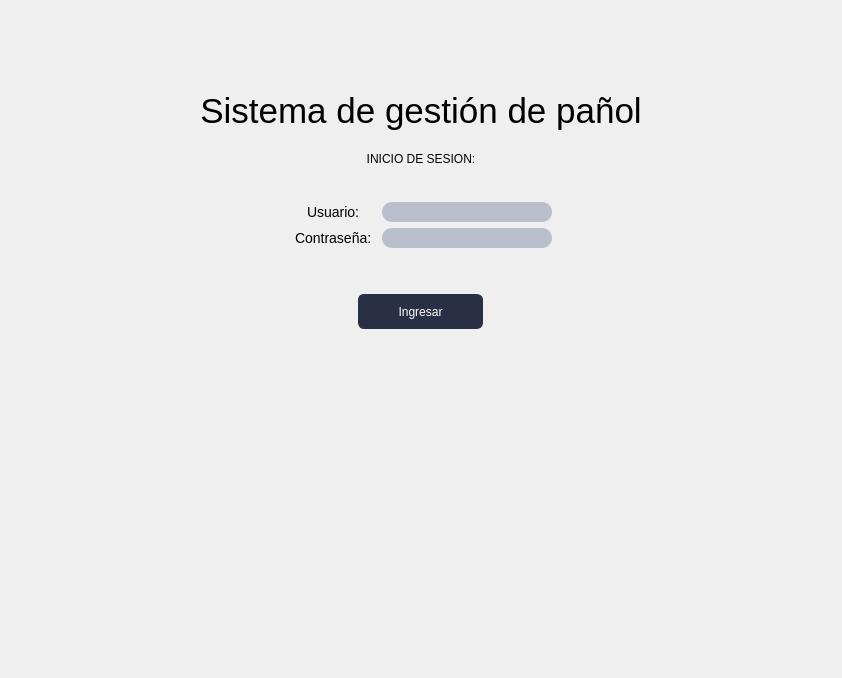
<?xml version="1.0" encoding="UTF-8"?>
<ui version="4.0">
 <class>Inicio</class>
 <widget class="QWidget" name="Inicio">
  <property name="geometry">
   <rect>
    <x>0</x>
    <y>0</y>
    <width>842</width>
    <height>678</height>
   </rect>
  </property>
  <property name="windowTitle">
   <string>Form</string>
  </property>
  <property name="styleSheet">
   <string notr="true">*{
    font-family: 'Oswald', sans-serif;
    font-weight: 400;
}

QMenuBar{
    background-color: #293045;
    padding: 0;    
    font-size: 14px;
    color:white;
}

QMenuBar:item{
    padding: 17px;
    border-radius: 10px;

}

QMenuBar:item:selected{
    background-color: #768AC5;
    color:black;
    border-radius: 5px;
    margin: 10px;
    
    

}

QMenu{
    background-color: #293045;

    color: white;
}

QMenu:item{
    padding: 5px;
    border-radius: 5px;
}

QMenu:item:selected{
    background-color: #768AC5;
    color:white;

}
Qmenu#icon{
   icon:size 40px; 
    
}


QRadioButton:indicator{
    border-style: solid;
    border-color:  #293045;
    border-radius: 6%;
    border-width:  2px;
    background-color: #BABFCE;
}
QRadioButton::indicator:checked{
    background-color: #768AC5;
}

#label{
    font-size: 35px;
}

#usuariosLabel{
    font-size: 14px;
}

#contraseALabel{
    font-size: 14px;
}

#usuariosLineEdit{
    width: 170px;
    height: 20px;
    border-radius: 10px;
}

#passwordLineEdit{
    width: 170px;
    height: 20px;
    border-radius: 10px;
}

#labelprofesores{
    font-size: 26px;
}

QLineEdit{
    border-radius: 5px;
    background-color: #BABFCE;
    
}

#title{
    width: 100px;
    height: 200px;
}



QPushButton{
    border-color:#293045;
    border-style: solid;
    border-width: 1px;
    border-radius: 6px;
    background-color: #293045;
    color:#ffffff;
    height: 30px;
    padding: 0px 4px;

}
QPushButton:hover{
    background-color:#768AC5;
    color:#293045;
}
QPushButton:pressed {
    background-color: #293045;

}

#pushButton_5{
    padding: 10px;
    background-color: #768AC5;
    border-radius: 15%;
}

#pushButton_2, #pushButton_3, #pushButton_4{
    height: 30px;
}
</string>
  </property>
  <layout class="QVBoxLayout" name="verticalLayout" stretch="0,1,0,0,0,0,0,1,0">
   <item>
    <spacer name="verticalSpacer_5">
     <property name="orientation">
      <enum>Qt::Vertical</enum>
     </property>
     <property name="sizeType">
      <enum>QSizePolicy::Fixed</enum>
     </property>
     <property name="sizeHint" stdset="0">
      <size>
       <width>50</width>
       <height>80</height>
      </size>
     </property>
    </spacer>
   </item>
   <item>
    <widget class="QLabel" name="label">
     <property name="sizePolicy">
      <sizepolicy hsizetype="MinimumExpanding" vsizetype="Fixed">
       <horstretch>0</horstretch>
       <verstretch>0</verstretch>
      </sizepolicy>
     </property>
     <property name="text">
      <string>Sistema de gestión de pañol</string>
     </property>
     <property name="alignment">
      <set>Qt::AlignCenter</set>
     </property>
    </widget>
   </item>
   <item>
    <spacer name="verticalSpacer_3">
     <property name="orientation">
      <enum>Qt::Vertical</enum>
     </property>
     <property name="sizeType">
      <enum>QSizePolicy::Fixed</enum>
     </property>
     <property name="sizeHint" stdset="0">
      <size>
       <width>15</width>
       <height>15</height>
      </size>
     </property>
    </spacer>
   </item>
   <item>
    <widget class="QLabel" name="label_2">
     <property name="sizePolicy">
      <sizepolicy hsizetype="Preferred" vsizetype="Fixed">
       <horstretch>0</horstretch>
       <verstretch>0</verstretch>
      </sizepolicy>
     </property>
     <property name="text">
      <string>INICIO DE SESION:</string>
     </property>
     <property name="alignment">
      <set>Qt::AlignCenter</set>
     </property>
    </widget>
   </item>
   <item>
    <spacer name="verticalSpacer_2">
     <property name="orientation">
      <enum>Qt::Vertical</enum>
     </property>
     <property name="sizeType">
      <enum>QSizePolicy::Fixed</enum>
     </property>
     <property name="sizeHint" stdset="0">
      <size>
       <width>20</width>
       <height>30</height>
      </size>
     </property>
    </spacer>
   </item>
   <item>
    <layout class="QFormLayout" name="formLayout">
     <property name="fieldGrowthPolicy">
      <enum>QFormLayout::FieldsStayAtSizeHint</enum>
     </property>
     <property name="labelAlignment">
      <set>Qt::AlignCenter</set>
     </property>
     <property name="formAlignment">
      <set>Qt::AlignHCenter|Qt::AlignTop</set>
     </property>
     <item row="0" column="0">
      <widget class="QLabel" name="usuariosLabel">
       <property name="sizePolicy">
        <sizepolicy hsizetype="MinimumExpanding" vsizetype="Fixed">
         <horstretch>0</horstretch>
         <verstretch>0</verstretch>
        </sizepolicy>
       </property>
       <property name="maximumSize">
        <size>
         <width>2000</width>
         <height>2000</height>
        </size>
       </property>
       <property name="text">
        <string>Usuario: </string>
       </property>
      </widget>
     </item>
     <item row="0" column="1">
      <widget class="QLineEdit" name="usuariosLineEdit">
       <property name="sizePolicy">
        <sizepolicy hsizetype="MinimumExpanding" vsizetype="Fixed">
         <horstretch>0</horstretch>
         <verstretch>0</verstretch>
        </sizepolicy>
       </property>
       <property name="maximumSize">
        <size>
         <width>2000</width>
         <height>2000</height>
        </size>
       </property>
       <property name="font">
        <font>
         <family>Oswald</family>
         <weight>50</weight>
         <bold>false</bold>
         <stylestrategy>PreferDefault</stylestrategy>
        </font>
       </property>
       <property name="frame">
        <bool>false</bool>
       </property>
       <property name="cursorPosition">
        <number>0</number>
       </property>
       <property name="alignment">
        <set>Qt::AlignCenter</set>
       </property>
       <property name="placeholderText">
        <string/>
       </property>
      </widget>
     </item>
     <item row="1" column="0">
      <widget class="QLabel" name="contraseALabel">
       <property name="sizePolicy">
        <sizepolicy hsizetype="MinimumExpanding" vsizetype="Fixed">
         <horstretch>0</horstretch>
         <verstretch>0</verstretch>
        </sizepolicy>
       </property>
       <property name="maximumSize">
        <size>
         <width>2000</width>
         <height>2000</height>
        </size>
       </property>
       <property name="text">
        <string>Contraseña: </string>
       </property>
      </widget>
     </item>
     <item row="1" column="1">
      <widget class="QLineEdit" name="passwordLineEdit">
       <property name="sizePolicy">
        <sizepolicy hsizetype="MinimumExpanding" vsizetype="Fixed">
         <horstretch>0</horstretch>
         <verstretch>0</verstretch>
        </sizepolicy>
       </property>
       <property name="maximumSize">
        <size>
         <width>2000</width>
         <height>2000</height>
        </size>
       </property>
       <property name="inputMethodHints">
        <set>Qt::ImhHiddenText|Qt::ImhNoAutoUppercase|Qt::ImhNoPredictiveText|Qt::ImhSensitiveData</set>
       </property>
       <property name="frame">
        <bool>false</bool>
       </property>
       <property name="echoMode">
        <enum>QLineEdit::Password</enum>
       </property>
       <property name="alignment">
        <set>Qt::AlignCenter</set>
       </property>
       <property name="placeholderText">
        <string/>
       </property>
       <property name="clearButtonEnabled">
        <bool>true</bool>
       </property>
      </widget>
     </item>
    </layout>
   </item>
   <item>
    <spacer name="verticalSpacer_4">
     <property name="orientation">
      <enum>Qt::Vertical</enum>
     </property>
     <property name="sizeType">
      <enum>QSizePolicy::Fixed</enum>
     </property>
     <property name="sizeHint" stdset="0">
      <size>
       <width>20</width>
       <height>40</height>
      </size>
     </property>
    </spacer>
   </item>
   <item alignment="Qt::AlignHCenter">
    <widget class="QPushButton" name="pushButton">
     <property name="sizePolicy">
      <sizepolicy hsizetype="Fixed" vsizetype="Fixed">
       <horstretch>50</horstretch>
       <verstretch>0</verstretch>
      </sizepolicy>
     </property>
     <property name="minimumSize">
      <size>
       <width>125</width>
       <height>35</height>
      </size>
     </property>
     <property name="text">
      <string>Ingresar</string>
     </property>
    </widget>
   </item>
   <item>
    <spacer name="verticalSpacer">
     <property name="orientation">
      <enum>Qt::Vertical</enum>
     </property>
     <property name="sizeHint" stdset="0">
      <size>
       <width>20</width>
       <height>40</height>
      </size>
     </property>
    </spacer>
   </item>
  </layout>
 </widget>
 <resources/>
 <connections/>
</ui>
